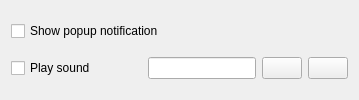
            <widget class="QWidget" name="newMediumNotificationPage">
             <layout class="QGridLayout" name="gridLayout_38">
              <item row="0" column="0" colspan="3">
               <widget class="QCheckBox" name="cfg_mediumNotificationPopup">
                <property name="text">
                 <string>Show popup notification</string>
                </property>
               </widget>
              </item>
              <item row="1" column="0">
               <widget class="QCheckBox" name="cfg_mediumNotificationSound">
                <property name="text">
                 <string>Play sound</string>
                </property>
               </widget>
              </item>
              <item row="1" column="1">
               <spacer name="horizontalSpacer_29">
                <property name="orientation">
                 <enum>Qt::Horizontal</enum>
                </property>
                <property name="sizeType">
                 <enum>QSizePolicy::Minimum</enum>
                </property>
                <property name="sizeHint" stdset="0">
                 <size>
                  <width>40</width>
                  <height>20</height>
                 </size>
                </property>
               </spacer>
              </item>
              <item row="1" column="2">
               <layout class="QHBoxLayout" name="horizontalLayout_28">
                <item>
                 <widget class="QLineEdit" name="cfg_mediumNotificationSoundFile">
                  <property name="readOnly">
                   <bool>true</bool>
                  </property>
                 </widget>
                </item>
                <item>
                 <widget class="QPushButton" name="mediumNotificationPlayButton">
                  <property name="text">
                   <string/>
                  </property>
                  <property name="icon">
                   <iconset resource="../kueue.qrc">
                    <normaloff>:/icons/menus/play.png</normaloff>:/icons/menus/play.png</iconset>
                  </property>
                 </widget>
                </item>
                <item>
                 <widget class="QPushButton" name="mediumNotificationSoundButton">
                  <property name="text">
                   <string/>
                  </property>
                  <property name="icon">
                   <iconset resource="../kueue.qrc">
                    <normaloff>:/icons/menus/folder.png</normaloff>:/icons/menus/folder.png</iconset>
                  </property>
                 </widget>
                </item>
               </layout>
              </item>
             </layout>
            </widget>
